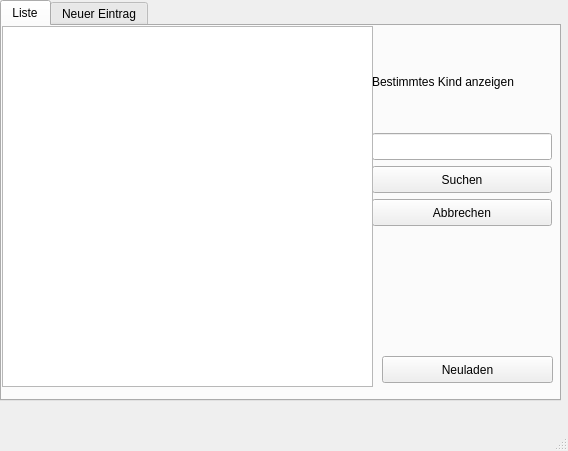
<?xml version="1.0" encoding="UTF-8"?>
<ui version="4.0">
 <class>liste</class>
 <widget class="QMainWindow" name="liste">
  <property name="geometry">
   <rect>
    <x>0</x>
    <y>0</y>
    <width>568</width>
    <height>451</height>
   </rect>
  </property>
  <property name="windowTitle">
   <string>Liste</string>
  </property>
  <widget class="QWidget" name="centralwidget">
   <widget class="QTabWidget" name="tabWidget">
    <property name="geometry">
     <rect>
      <x>0</x>
      <y>0</y>
      <width>561</width>
      <height>401</height>
     </rect>
    </property>
    <property name="currentIndex">
     <number>0</number>
    </property>
    <widget class="QWidget" name="tab">
     <attribute name="title">
      <string>Liste</string>
     </attribute>
     <widget class="QPushButton" name="refresh">
      <property name="geometry">
       <rect>
        <x>380</x>
        <y>330</y>
        <width>171</width>
        <height>27</height>
       </rect>
      </property>
      <property name="text">
       <string>Neuladen</string>
      </property>
     </widget>
     <widget class="QPushButton" name="search">
      <property name="geometry">
       <rect>
        <x>370</x>
        <y>140</y>
        <width>180</width>
        <height>27</height>
       </rect>
      </property>
      <property name="text">
       <string>Suchen</string>
      </property>
     </widget>
     <widget class="QPushButton" name="pushButton">
      <property name="geometry">
       <rect>
        <x>370</x>
        <y>173</y>
        <width>180</width>
        <height>27</height>
       </rect>
      </property>
      <property name="text">
       <string>Abbrechen</string>
      </property>
     </widget>
     <widget class="QLabel" name="label">
      <property name="geometry">
       <rect>
        <x>370</x>
        <y>10</y>
        <width>180</width>
        <height>91</height>
       </rect>
      </property>
      <property name="text">
       <string>Bestimmtes Kind anzeigen</string>
      </property>
     </widget>
     <widget class="QLineEdit" name="name">
      <property name="geometry">
       <rect>
        <x>370</x>
        <y>107</y>
        <width>180</width>
        <height>27</height>
       </rect>
      </property>
     </widget>
     <widget class="QListView" name="listView">
      <property name="geometry">
       <rect>
        <x>0</x>
        <y>0</y>
        <width>371</width>
        <height>361</height>
       </rect>
      </property>
     </widget>
    </widget>
    <widget class="QWidget" name="tab_2">
     <attribute name="title">
      <string>Neuer Eintrag</string>
     </attribute>
     <widget class="QLineEdit" name="name_update">
      <property name="geometry">
       <rect>
        <x>160</x>
        <y>100</y>
        <width>141</width>
        <height>27</height>
       </rect>
      </property>
     </widget>
     <widget class="QSpinBox" name="money">
      <property name="geometry">
       <rect>
        <x>310</x>
        <y>100</y>
        <width>71</width>
        <height>27</height>
       </rect>
      </property>
     </widget>
     <widget class="QLabel" name="label_2">
      <property name="geometry">
       <rect>
        <x>160</x>
        <y>80</y>
        <width>67</width>
        <height>17</height>
       </rect>
      </property>
      <property name="text">
       <string>Name:</string>
      </property>
     </widget>
     <widget class="QPushButton" name="submit">
      <property name="geometry">
       <rect>
        <x>160</x>
        <y>150</y>
        <width>99</width>
        <height>27</height>
       </rect>
      </property>
      <property name="text">
       <string>Eintragen</string>
      </property>
     </widget>
     <widget class="QPushButton" name="pushButton_6">
      <property name="geometry">
       <rect>
        <x>280</x>
        <y>150</y>
        <width>99</width>
        <height>27</height>
       </rect>
      </property>
      <property name="text">
       <string>Abbrechen</string>
      </property>
     </widget>
     <widget class="QLabel" name="label_3">
      <property name="geometry">
       <rect>
        <x>310</x>
        <y>80</y>
        <width>67</width>
        <height>17</height>
       </rect>
      </property>
      <property name="text">
       <string>Euro</string>
      </property>
     </widget>
    </widget>
   </widget>
  </widget>
  <widget class="QMenuBar" name="menubar">
   <property name="geometry">
    <rect>
     <x>0</x>
     <y>0</y>
     <width>568</width>
     <height>25</height>
    </rect>
   </property>
  </widget>
  <widget class="QStatusBar" name="statusbar"/>
 </widget>
 <resources/>
 <connections>
  <connection>
   <sender>pushButton_6</sender>
   <signal>clicked()</signal>
   <receiver>money</receiver>
   <slot>clear()</slot>
   <hints>
    <hint type="sourcelabel">
     <x>347</x>
     <y>213</y>
    </hint>
    <hint type="destinationlabel">
     <x>342</x>
     <y>159</y>
    </hint>
   </hints>
  </connection>
  <connection>
   <sender>pushButton_6</sender>
   <signal>clicked()</signal>
   <receiver>name_update</receiver>
   <slot>clear()</slot>
   <hints>
    <hint type="sourcelabel">
     <x>294</x>
     <y>212</y>
    </hint>
    <hint type="destinationlabel">
     <x>269</x>
     <y>173</y>
    </hint>
   </hints>
  </connection>
  <connection>
   <sender>pushButton</sender>
   <signal>clicked()</signal>
   <receiver>name</receiver>
   <slot>clear()</slot>
   <hints>
    <hint type="sourcelabel">
     <x>476</x>
     <y>252</y>
    </hint>
    <hint type="destinationlabel">
     <x>548</x>
     <y>171</y>
    </hint>
   </hints>
  </connection>
 </connections>
</ui>
